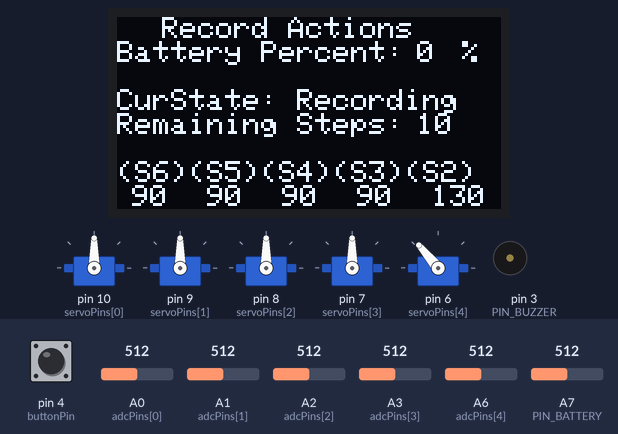
The sketch below on a simulated Arduino Nano, built with avr-gcc and run on an emulated ATmega328P. On the bench: 5 × servo, 128×64 one-colour display, buzzer (waves = sounding). Inputs (shaded band) come from the test bench; at power-on: pin 4 (buttonPin) HIGH, A7 (PIN_BATTERY) = 512, A0 (adcPins[0]) = 512, A1 (adcPins[1]) = 512, A2 (adcPins[2]) = 512, A3 (adcPins[3]) = 512, A6 (adcPins[4]) = 512.

Above: at 2.1 s.
2.2 s: pin 4 (buttonPin) pulled LOW for 3.2 s
At 5.52 s:
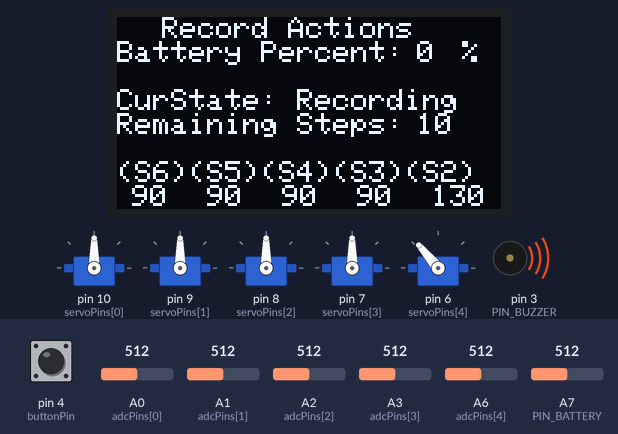
6.0 s: A7 (PIN_BATTERY) set to 716
At 8.8 s:
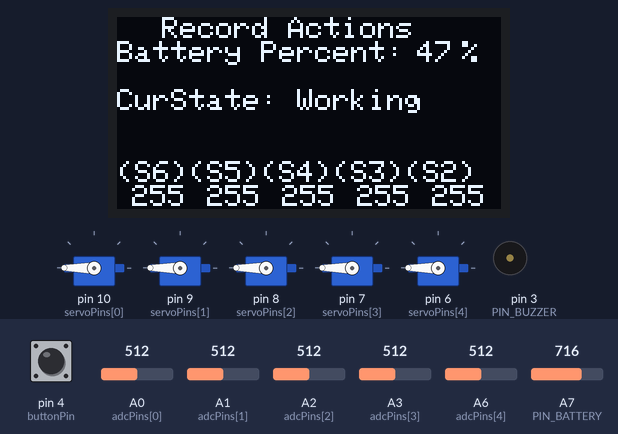
9.0 s: pin 4 (buttonPin) pulled LOW for 3.2 s
At 12.33 s:
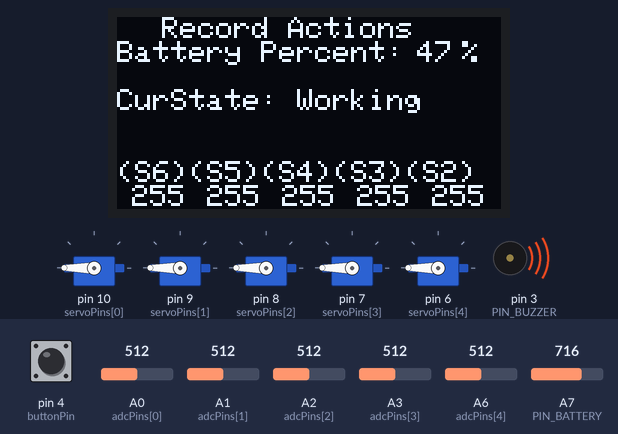
12.8 s: A7 (PIN_BATTERY) set to 992
At 14.6 s:
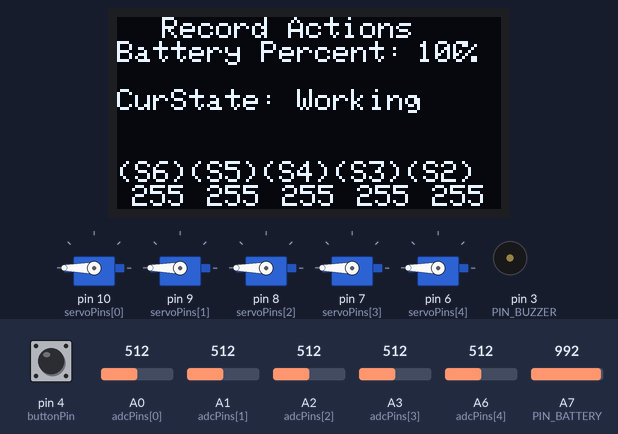
14.8 s: A7 (PIN_BATTERY) set to 306
At 15.7 s:
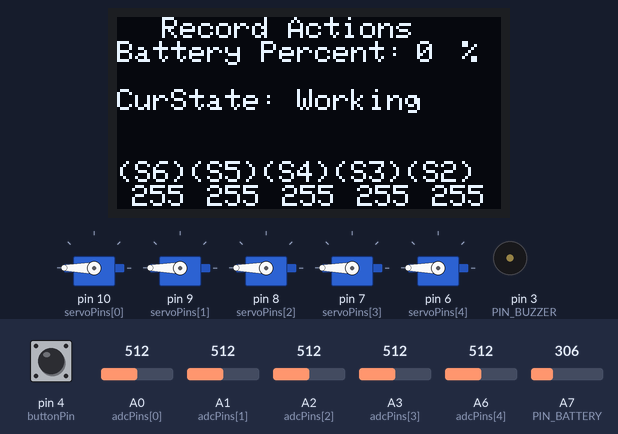
Timing chart, 0 to 17.6 s (numbered marks = the images above; inputs shaded):
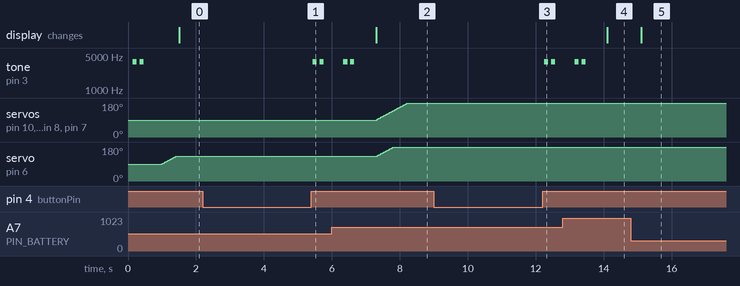

Measured:
- after the input at 2.2 s, tone on pin 3 (PIN_BUZZER): alternates 3841 Hz for 0.12 s and silent for 0.08 s, starting after 3.2 s
- after the input at 6.0 s, the display: changes after 1.3 s (image 2)
- after the input at 9.0 s, tone on pin 3 (PIN_BUZZER): alternates 3841 Hz for 0.12 s and silent for 0.08 s, starting after 3.3 s
- after the input at 12.8 s, the display: changes after 1.3 s (image 4)
- after the input at 14.8 s, the display: changes after 0.31 s (image 5)

The sketch:

03_Record_Actions.ino
```cpp
/***********************************************************
Website: www.adeept.com
E-mail: support@adeept.com
***********************************************************/
#include <EEPROM.h>
#include <Servo.h>
#include <Wire.h>
#include <SSD1306AsciiWire.h>

#define SERVO_NUM 5
#define PIN_BUZZER 3
#define BUZZER_FREQUENCY 4000
#define OLED_I2C_ADDR   0x3C
#define PIN_BATTERY     A7

SSD1306AsciiWire oled;
const float ADC_REF_VOLTAGE    = 5.1;
const float VOLTAGE_DIV_RATIO  = 2.0;
const float BAT_MIN_VOLTAGE    = 6.0;
const float BAT_MAX_VOLTAGE    = 8.4;
float batteryVoltage = 0.0;

Servo servos[SERVO_NUM];
const byte servoPins[SERVO_NUM]={10,9,8,7,6};
const byte adcPins[SERVO_NUM]={A0,A1,A2,A3,A6};
int servoCurrent[SERVO_NUM]={90,90,90,90,90};
int servoTarget[SERVO_NUM]={90,90,90,90,90};
const byte buttonPin=4;
int step=10,total,addr=0,address=0;
unsigned long oledTime;

void setup(){
  Serial.begin(115200);
  for(int i=0;i<SERVO_NUM;i++) servos[i].attach(servoPins[i]);
  pinMode(buttonPin,INPUT);
  OLED_Setup();
  servoMove();
  total=step*SERVO_NUM;
  Buzzer_Setup();
  Buzzer_Alert(2,1);
}

void loop(){
  int timer=0;
  if(step){
    for(int i=0;i<SERVO_NUM;i++)
      servoTarget[i]=(i==SERVO_NUM-1)?map(analogRead(adcPins[i]),0,1023,80,180):map(analogRead(adcPins[i]),0,1023,0,180);
  }

  servoMove();

  if(digitalRead(buttonPin)==LOW){
    while(digitalRead(buttonPin)==LOW){
      delay(50);
      if(timer<50) timer++;
    }

    if(timer==50){
      step=0;
      Buzzer_Alert(2,2);
    }else if(step){
      step--;
      for(int i=0;i<SERVO_NUM;i++) EEPROM.update(addr+i,servoTarget[i]);
      addr+=SERVO_NUM;
      Buzzer_Alert(1,1);
    }
  }

  if(step==0){
    for(int i=0;i<SERVO_NUM;i++) servoTarget[i]=EEPROM.read(address+i);
    address+=SERVO_NUM;
    if(address>=total) address=0;
  }

  OLED_display(step);
}

void Buzzer_Setup(){
  pinMode(PIN_BUZZER, OUTPUT);
  digitalWrite(PIN_BUZZER, LOW);
}

void softTone(int durationMs){
  unsigned long start = millis();
  int delayUs = 500000 / BUZZER_FREQUENCY; // 半周期
  while (millis() - start < durationMs) {
    digitalWrite(PIN_BUZZER, HIGH);
    delayMicroseconds(delayUs);
    digitalWrite(PIN_BUZZER, LOW);
    delayMicroseconds(delayUs);
  }
}

void Buzzer_Alert(int beat, int rebeat){
  beat = constrain(beat, 1, 9);
  rebeat = constrain(rebeat, 1, 255);
  for (int j = 0; j < rebeat; j++) {
    for (int i = 0; i < beat; i++) {
      softTone(100);
      delay(100);
    }
    delay(500);
  }
}

void servoMove(){
  bool moving;
  do{
    moving=false;
    for(int i=0;i<SERVO_NUM;i++){
      if(servoCurrent[i]<servoTarget[i]){
        servoCurrent[i]++;
        moving=true;
      }else if(servoCurrent[i]>servoTarget[i]){
        servoCurrent[i]--;
        moving=true;
      }
      servos[i].write(servoCurrent[i]);
    }
    if(moving) delay(10);
  }while(moving);
}

void OLED_display(int step){
  if(millis()-oledTime<1000) return;
  oledTime=millis();

  if(step==0){
    oledPrintStr(60,3,"Working");
    oledPrintStr(0,4,"                      ");
  }else{
    oledPrintStr(60,3,"Recording");
    oledPrintStr(0,4,"Remaining Steps:");
    oledPrintNum(100,4,step);
  }
  for(int i=0;i<SERVO_NUM;i++) oledPrintNum(5+i*25,7,servoTarget[i]);

  int batRatio = Get_Battery_Ratio();
  oledPrintNum(100, 1, batRatio);
  oledPrintStr(115, 1, "%");
}


void OLED_Setup(){
  Wire.begin();
  oled.begin(&Adafruit128x64,OLED_I2C_ADDR);
  oled.setFont(Adafruit5x7);
  oled.clear();

  oledPrintStr(15,0,"Record Actions");
  oledPrintStr(0,1,"Battery Percent:");
  oledPrintStr(0,3,"CurState:");
  oledPrintStr(0,6,"(S6)(S5)(S4)(S3)(S2)");
}

void oledPrintNum(int x,int y,int num){
  oled.set1X();
  oled.setCursor(x,y);
  oled.print(F("     "));
  oled.setCursor(x,y);
  oled.print(num);
}

void oledPrintStr(int x,int y,const char *text){
  oled.set1X();
  oled.setCursor(x,y);
  oled.print(F("                    "));
  oled.setCursor(x,y);
  oled.print(text);
}

int Get_Battery_Voltage_ADC(){
  int adcValue = 0;
  for (int i = 0; i < 5; i++){
    adcValue += analogRead(PIN_BATTERY);
    delayMicroseconds(200);
  }
  return adcValue / 5;
}

float Get_Battery_Voltage(){
  int adcValue = Get_Battery_Voltage_ADC();
  batteryVoltage = ((float)adcValue / 1023.0) * ADC_REF_VOLTAGE * VOLTAGE_DIV_RATIO;
  batteryVoltage = constrain(batteryVoltage, 0, BAT_MAX_VOLTAGE);
  return batteryVoltage;
}

int Get_Battery_Ratio(){
  float voltage = Get_Battery_Voltage();
  int ratio = map(voltage * 100, BAT_MIN_VOLTAGE * 100, BAT_MAX_VOLTAGE * 100, 0, 100);
  return constrain(ratio, 0, 100);
}
```
